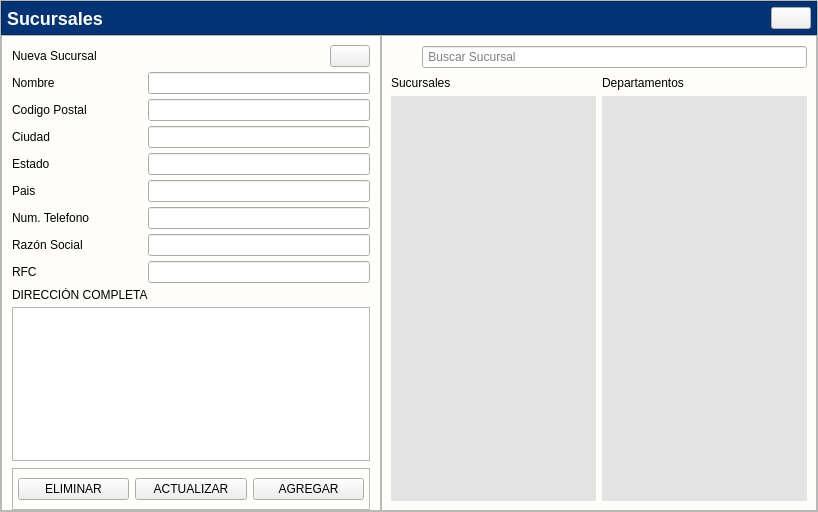
<?xml version="1.0" encoding="UTF-8"?>
<ui version="4.0">
 <class>Nueva_sucursal</class>
 <widget class="QWidget" name="Nueva_sucursal">
  <property name="geometry">
   <rect>
    <x>0</x>
    <y>0</y>
    <width>818</width>
    <height>512</height>
   </rect>
  </property>
  <property name="minimumSize">
   <size>
    <width>0</width>
    <height>0</height>
   </size>
  </property>
  <property name="maximumSize">
   <size>
    <width>16777215</width>
    <height>16777215</height>
   </size>
  </property>
  <property name="windowTitle">
   <string>Form</string>
  </property>
  <property name="styleSheet">
   <string notr="true">#Nueva_sucursal{
background: #fffefb;
}
#contenedor_encabezado{
background: #023375
}

#etiqueta_buscar{
image: url(:/iconosAzules/Icons/iconos/Azul/buscar_filas_azul.svg);
min-width: 25px;
min-height: 25px;
}
[objectName*=&quot;contenedor&quot;]{
background: #fffefb;
border:none;
}
[objectName*=&quot;etiquetaTitulo_&quot;]{
color: #1d1c1c;
font-size:18px;
font-weight:bold;
font-family:Arial;
}
[objectName*=&quot;etiqueta_&quot;]{
color: #1d1c1c;
font-size:12px;
font-weight:bold;
font-family:Arial;
}
[objectName*=&quot;etiquetasubtitulo_&quot;]{
color: #1d1c1c;
font-size:15px;
font-weight:bold;
font-family:Arial;
}
#etiqueta_titulo_encabezado{
font-size: 18px;
color: #fffefb;
font-weight:bold;
font-family:Arial;
}
[objectName*=&quot;txt_&quot;]{
color: #1d1c1c;
font-size:12px;
font-family:Arial;
background: #F5F5F5;
border:none;
border-radius:5px;
border-bottom: 1px solid #1d1c1c;
}
[objectName*=&quot;txtlargo_&quot;]{
color: #1d1c1c;
font-size:12px;
font-family:Arial;
background: #F5F5F5;
border:none;
border-radius:5px;
border-bottom: 1px solid #1d1c1c;
}
[objectName*=&quot;txt_&quot;]:focus{
border-bottom: 1px solid #023375;
}
[objectName*=&quot;txtlargo_&quot;]:focus{
border-bottom: 1px solid #023375;
}
[objectName*=&quot;btn_btn_&quot;]{
color:#fffefb;
font-size:14px;
font-family:Arial;
font-weight:bold;
background: #023375;
border:none;
border-radius: 5px;
padding-left:5px;
padding-right: 5px;
height:25px;
}
[objectName*=&quot;btn_btn_&quot;]:hover{
background: #2196F3;
}
[objectName*=&quot;btn_btn_&quot;]:pressed{
background: #1B80D0;
}
#btn_btn_agregar:hover{
background: #68a67d;
}
#btn_btn_agregar:pressed{
background: #578B69;
}
#btn_btn_eliminar:hover{
background: #EE1D52;
}
#btn_btn_eliminar:pressed{
background: #B13636;
}
/*QLISTWIDGET*/
QListWidget {
    font-family: Arial;
    font-size: 14px;
	background: #E3E3E3;
border:none;
}
</string>
  </property>
  <layout class="QGridLayout" name="gridLayout_5">
   <property name="leftMargin">
    <number>0</number>
   </property>
   <property name="topMargin">
    <number>0</number>
   </property>
   <property name="rightMargin">
    <number>0</number>
   </property>
   <property name="bottomMargin">
    <number>0</number>
   </property>
   <property name="spacing">
    <number>0</number>
   </property>
   <item row="0" column="0">
    <widget class="QFrame" name="contenedor_global">
     <property name="frameShape">
      <enum>QFrame::Shape::StyledPanel</enum>
     </property>
     <property name="frameShadow">
      <enum>QFrame::Shadow::Raised</enum>
     </property>
     <layout class="QGridLayout" name="gridLayout">
      <property name="leftMargin">
       <number>0</number>
      </property>
      <property name="topMargin">
       <number>0</number>
      </property>
      <property name="rightMargin">
       <number>0</number>
      </property>
      <property name="bottomMargin">
       <number>0</number>
      </property>
      <property name="spacing">
       <number>0</number>
      </property>
      <item row="0" column="0" colspan="2">
       <widget class="QFrame" name="contenedor_encabezado">
        <property name="frameShape">
         <enum>QFrame::Shape::StyledPanel</enum>
        </property>
        <property name="frameShadow">
         <enum>QFrame::Shadow::Raised</enum>
        </property>
        <layout class="QHBoxLayout" name="horizontalLayout_2">
         <property name="leftMargin">
          <number>5</number>
         </property>
         <property name="topMargin">
          <number>5</number>
         </property>
         <property name="rightMargin">
          <number>5</number>
         </property>
         <property name="bottomMargin">
          <number>5</number>
         </property>
         <item>
          <widget class="QLabel" name="etiqueta_titulo_encabezado">
           <property name="text">
            <string>Sucursales</string>
           </property>
          </widget>
         </item>
         <item>
          <spacer name="horizontalSpacer_2">
           <property name="orientation">
            <enum>Qt::Orientation::Horizontal</enum>
           </property>
           <property name="sizeHint" stdset="0">
            <size>
             <width>665</width>
             <height>20</height>
            </size>
           </property>
          </spacer>
         </item>
         <item>
          <widget class="QPushButton" name="btn_cerrar_encabezado">
           <property name="cursor">
            <cursorShape>PointingHandCursor</cursorShape>
           </property>
           <property name="text">
            <string/>
           </property>
           <property name="icon">
            <iconset resource="../../Source/ibootstrap.qrc">
             <normaloff>:/Icons/Bootstrap/x-lg.svg</normaloff>:/Icons/Bootstrap/x-lg.svg</iconset>
           </property>
          </widget>
         </item>
        </layout>
       </widget>
      </item>
      <item row="1" column="1">
       <widget class="QFrame" name="contenedor_lista">
        <property name="frameShape">
         <enum>QFrame::Shape::StyledPanel</enum>
        </property>
        <property name="frameShadow">
         <enum>QFrame::Shadow::Raised</enum>
        </property>
        <layout class="QGridLayout" name="gridLayout_4">
         <item row="2" column="0">
          <widget class="QListWidget" name="lista_sucursales">
           <property name="minimumSize">
            <size>
             <width>0</width>
             <height>0</height>
            </size>
           </property>
           <property name="maximumSize">
            <size>
             <width>16777215</width>
             <height>16777215</height>
            </size>
           </property>
          </widget>
         </item>
         <item row="1" column="0">
          <widget class="QLabel" name="etiquetasubtitulo_sucursales">
           <property name="text">
            <string>Sucursales</string>
           </property>
          </widget>
         </item>
         <item row="2" column="1">
          <widget class="QListWidget" name="lista_departamentosasociados"/>
         </item>
         <item row="1" column="1">
          <widget class="QLabel" name="etiquetasubtitulo_departamentosasociados">
           <property name="text">
            <string>Departamentos</string>
           </property>
          </widget>
         </item>
         <item row="0" column="0" colspan="2">
          <layout class="QGridLayout" name="gridLayout_3">
           <item row="0" column="0">
            <widget class="QLabel" name="etiqueta_buscar">
             <property name="text">
              <string/>
             </property>
            </widget>
           </item>
           <item row="0" column="1">
            <widget class="QLineEdit" name="txt_buscarsucursales">
             <property name="toolTip">
              <string>&lt;html&gt;&lt;head/&gt;&lt;body&gt;&lt;p&gt;&lt;span style=&quot; font-weight:700;&quot;&gt;Buscará la sucursal que en su nombre coincida con el ingresado en el campo de texto&lt;/span&gt;&lt;/p&gt;&lt;/body&gt;&lt;/html&gt;</string>
             </property>
             <property name="placeholderText">
              <string> Buscar Sucursal</string>
             </property>
            </widget>
           </item>
          </layout>
         </item>
        </layout>
       </widget>
      </item>
      <item row="1" column="0">
       <widget class="QFrame" name="contenedor">
        <property name="minimumSize">
         <size>
          <width>380</width>
          <height>0</height>
         </size>
        </property>
        <property name="maximumSize">
         <size>
          <width>16777215</width>
          <height>16777215</height>
         </size>
        </property>
        <property name="frameShape">
         <enum>QFrame::Shape::StyledPanel</enum>
        </property>
        <property name="frameShadow">
         <enum>QFrame::Shadow::Raised</enum>
        </property>
        <layout class="QGridLayout" name="gridLayout_2">
         <property name="leftMargin">
          <number>10</number>
         </property>
         <property name="rightMargin">
          <number>10</number>
         </property>
         <property name="bottomMargin">
          <number>0</number>
         </property>
         <property name="horizontalSpacing">
          <number>0</number>
         </property>
         <property name="verticalSpacing">
          <number>5</number>
         </property>
         <item row="3" column="2" colspan="2">
          <widget class="QLineEdit" name="txt_ciudad"/>
         </item>
         <item row="4" column="2" colspan="2">
          <widget class="QLineEdit" name="txt_estado"/>
         </item>
         <item row="3" column="0">
          <widget class="QLabel" name="etiqueta_ciudad">
           <property name="text">
            <string>Ciudad</string>
           </property>
          </widget>
         </item>
         <item row="7" column="0">
          <widget class="QLabel" name="etiqueta_razonsocial">
           <property name="text">
            <string>Razón Social</string>
           </property>
          </widget>
         </item>
         <item row="12" column="0" colspan="4">
          <widget class="QFrame" name="contenedor_botones">
           <property name="frameShape">
            <enum>QFrame::Shape::StyledPanel</enum>
           </property>
           <property name="frameShadow">
            <enum>QFrame::Shadow::Raised</enum>
           </property>
           <layout class="QHBoxLayout" name="horizontalLayout">
            <property name="leftMargin">
             <number>5</number>
            </property>
            <property name="rightMargin">
             <number>5</number>
            </property>
            <item>
             <widget class="QPushButton" name="btn_btn_eliminar">
              <property name="cursor">
               <cursorShape>PointingHandCursor</cursorShape>
              </property>
              <property name="toolTip">
               <string>&lt;html&gt;&lt;head/&gt;&lt;body&gt;&lt;p&gt;&lt;span style=&quot; font-weight:700;&quot;&gt;Eliminar sucursal&lt;/span&gt;&lt;/p&gt;&lt;/body&gt;&lt;/html&gt;</string>
              </property>
              <property name="text">
               <string>ELIMINAR</string>
              </property>
              <property name="icon">
               <iconset resource="../../Source/iconosSVG.qrc">
                <normaloff>:/iconosBlancos/Icons/iconos/Blanco/eliminar_blanco.svg</normaloff>:/iconosBlancos/Icons/iconos/Blanco/eliminar_blanco.svg</iconset>
              </property>
              <property name="iconSize">
               <size>
                <width>20</width>
                <height>20</height>
               </size>
              </property>
             </widget>
            </item>
            <item>
             <widget class="QPushButton" name="btn_btn_actualizar">
              <property name="cursor">
               <cursorShape>PointingHandCursor</cursorShape>
              </property>
              <property name="toolTip">
               <string>&lt;html&gt;&lt;head/&gt;&lt;body&gt;&lt;p&gt;&lt;span style=&quot; font-weight:700;&quot;&gt;Actualizar sucursal&lt;/span&gt;&lt;/p&gt;&lt;/body&gt;&lt;/html&gt;</string>
              </property>
              <property name="text">
               <string>ACTUALIZAR</string>
              </property>
              <property name="icon">
               <iconset resource="../../Source/iconosSVG.qrc">
                <normaloff>:/iconosBlancos/Icons/iconos/Blanco/actualizar_blanco.svg</normaloff>:/iconosBlancos/Icons/iconos/Blanco/actualizar_blanco.svg</iconset>
              </property>
              <property name="iconSize">
               <size>
                <width>20</width>
                <height>20</height>
               </size>
              </property>
             </widget>
            </item>
            <item>
             <widget class="QPushButton" name="btn_btn_agregar">
              <property name="cursor">
               <cursorShape>PointingHandCursor</cursorShape>
              </property>
              <property name="toolTip">
               <string>&lt;html&gt;&lt;head/&gt;&lt;body&gt;&lt;p&gt;&lt;span style=&quot; font-weight:700;&quot;&gt;Agregar sucursal&lt;/span&gt;&lt;/p&gt;&lt;/body&gt;&lt;/html&gt;</string>
              </property>
              <property name="text">
               <string>AGREGAR</string>
              </property>
              <property name="icon">
               <iconset resource="../../Source/iconosSVG.qrc">
                <normaloff>:/iconosBlancos/Icons/iconos/Blanco/guardar_blanco.svg</normaloff>:/iconosBlancos/Icons/iconos/Blanco/guardar_blanco.svg</iconset>
              </property>
              <property name="iconSize">
               <size>
                <width>20</width>
                <height>20</height>
               </size>
              </property>
             </widget>
            </item>
           </layout>
          </widget>
         </item>
         <item row="6" column="0">
          <widget class="QLabel" name="etiqueta_ntelefono">
           <property name="text">
            <string>Num. Telefono</string>
           </property>
          </widget>
         </item>
         <item row="0" column="0" colspan="2">
          <widget class="QLabel" name="etiquetaTitulo_sucursal">
           <property name="text">
            <string>Nueva Sucursal</string>
           </property>
          </widget>
         </item>
         <item row="1" column="0" colspan="2">
          <widget class="QLabel" name="etiqueta_nombre">
           <property name="text">
            <string>Nombre</string>
           </property>
          </widget>
         </item>
         <item row="10" column="0" colspan="4">
          <widget class="QPlainTextEdit" name="txtlargo_direccion"/>
         </item>
         <item row="9" column="0" colspan="2">
          <widget class="QLabel" name="etiqueta_direccion">
           <property name="text">
            <string>DIRECCIÓN COMPLETA</string>
           </property>
          </widget>
         </item>
         <item row="0" column="2">
          <spacer name="horizontalSpacer">
           <property name="orientation">
            <enum>Qt::Orientation::Horizontal</enum>
           </property>
           <property name="sizeHint" stdset="0">
            <size>
             <width>40</width>
             <height>20</height>
            </size>
           </property>
          </spacer>
         </item>
         <item row="1" column="2" colspan="2">
          <widget class="QLineEdit" name="txt_nombre"/>
         </item>
         <item row="2" column="0" colspan="2">
          <widget class="QLabel" name="etiqueta_codigopostal">
           <property name="text">
            <string>Codigo Postal</string>
           </property>
          </widget>
         </item>
         <item row="11" column="0" colspan="4">
          <spacer name="verticalSpacer">
           <property name="orientation">
            <enum>Qt::Orientation::Vertical</enum>
           </property>
           <property name="sizeHint" stdset="0">
            <size>
             <width>20</width>
             <height>40</height>
            </size>
           </property>
          </spacer>
         </item>
         <item row="0" column="3">
          <widget class="QPushButton" name="btn_btn_limpiar">
           <property name="cursor">
            <cursorShape>PointingHandCursor</cursorShape>
           </property>
           <property name="text">
            <string/>
           </property>
           <property name="icon">
            <iconset resource="../../Source/iconsdvg.qrc">
             <normaloff>:/Icons/IconosSVG/borrador.png</normaloff>:/Icons/IconosSVG/borrador.png</iconset>
           </property>
           <property name="iconSize">
            <size>
             <width>25</width>
             <height>25</height>
            </size>
           </property>
          </widget>
         </item>
         <item row="5" column="0" colspan="2">
          <widget class="QLabel" name="etiqueta_pais">
           <property name="text">
            <string>Pais</string>
           </property>
          </widget>
         </item>
         <item row="4" column="0">
          <widget class="QLabel" name="etiqueta_estado">
           <property name="text">
            <string>Estado</string>
           </property>
          </widget>
         </item>
         <item row="6" column="2" colspan="2">
          <widget class="QLineEdit" name="txt_ntelefono"/>
         </item>
         <item row="2" column="2" colspan="2">
          <widget class="QLineEdit" name="txt_codigopostal"/>
         </item>
         <item row="7" column="2" colspan="2">
          <widget class="QLineEdit" name="txt_razonsocial"/>
         </item>
         <item row="5" column="2" colspan="2">
          <widget class="QLineEdit" name="txt_pais"/>
         </item>
         <item row="8" column="0">
          <widget class="QLabel" name="etiqueta_rfcsucursal">
           <property name="text">
            <string>RFC</string>
           </property>
          </widget>
         </item>
         <item row="8" column="2" colspan="2">
          <widget class="QLineEdit" name="txt_rfcsucursal">
           <property name="toolTip">
            <string>&lt;html&gt;&lt;head/&gt;&lt;body&gt;&lt;p&gt;&lt;span style=&quot; font-weight:700;&quot;&gt;Un RFC contiene solo mayusculas&lt;/span&gt;&lt;/p&gt;&lt;/body&gt;&lt;/html&gt;</string>
           </property>
           <property name="inputMask">
            <string/>
           </property>
          </widget>
         </item>
        </layout>
       </widget>
      </item>
     </layout>
    </widget>
   </item>
  </layout>
 </widget>
 <tabstops>
  <tabstop>txt_nombre</tabstop>
  <tabstop>txt_codigopostal</tabstop>
  <tabstop>txt_ciudad</tabstop>
  <tabstop>txt_estado</tabstop>
  <tabstop>txt_pais</tabstop>
  <tabstop>txt_ntelefono</tabstop>
  <tabstop>txt_razonsocial</tabstop>
  <tabstop>txt_rfcsucursal</tabstop>
  <tabstop>txtlargo_direccion</tabstop>
  <tabstop>btn_btn_limpiar</tabstop>
  <tabstop>txt_buscarsucursales</tabstop>
  <tabstop>btn_btn_eliminar</tabstop>
  <tabstop>btn_btn_actualizar</tabstop>
  <tabstop>btn_btn_agregar</tabstop>
  <tabstop>lista_sucursales</tabstop>
  <tabstop>lista_departamentosasociados</tabstop>
  <tabstop>btn_cerrar_encabezado</tabstop>
 </tabstops>
 <resources>
  <include location="../../Source/iconsdvg.qrc"/>
  <include location="../../Source/ibootstrap.qrc"/>
  <include location="../../Source/iconosSVG.qrc"/>
 </resources>
 <connections/>
</ui>
